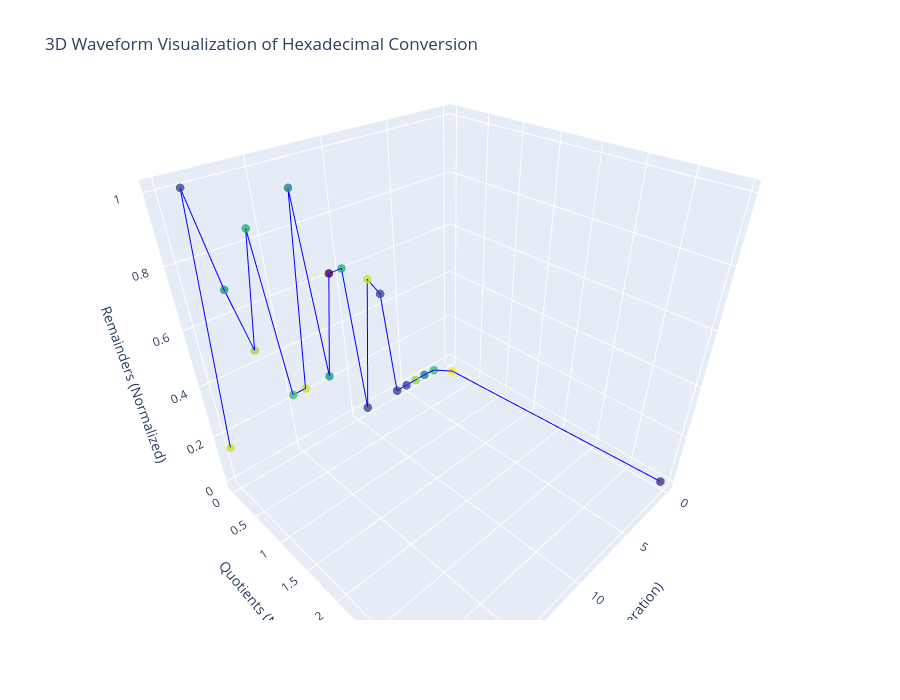

Notebook code for this chart:
### Code cell
import plotly.graph_objects as go

def create_3d_wave(quotients, remainders, hex_digits):
    x = list(range(len(quotients)))
    y = quotients
    z = remainders

    fig = go.Figure()
    fig.add_trace(go.Scatter3d(
        x=x, y=y, z=z,
        mode='markers+lines',
        marker=dict(size=5, color=hex_digits, colorscale='Viridis', opacity=0.8),
        line=dict(color='blue', width=2),
        name="3D Wave"
    ))

    fig.update_layout(
        title="3D Waveform Visualization of Hexadecimal Conversion",
        scene=dict(
            xaxis_title="Step (Iteration)",
            yaxis_title="Quotients (Normalized)",
            zaxis_title="Remainders (Normalized)"
        ),
        height=700,
        width=900
    )

    return fig

def normalize(values, scale_factor):
    return [value / scale_factor for value in values]

# Data
quotients = [
    3.444582659515257e+24, 2.1528641621970357e+23, 1.3455401013731473e+22,
    840962563358217100000, 52560160209888570000, 3285010031118035500,
    205313125819877220, 12832070363742326, 802004397733895, 50125274858368,
    3132829678648, 195801854915, 12237615932, 764850995, 47803187,
    2987699, 186731, 11670, 729, 45, 2
]
remainders = [
    0, 0, 0, 0, 0, 0, 0, 6, 7, 0, 8, 8, 3, 12, 3, 3, 11, 6, 9, 13, 2
]
hex_digits = [
    int(digit, 16) for digit in "2D96B333C38076C98B73C7"  # Convert hex digits to integers for coloring
]

# Normalize values
scale_factor = 1e24
normalized_quotients = normalize(quotients, scale_factor)
normalized_remainders = normalize(remainders, max(remainders) if max(remainders) > 0 else 1)

# Generate and display the 3D wave
fig = create_3d_wave(normalized_quotients, normalized_remainders, hex_digits)
fig.show()

### Figure 1 — Plotly figure (JSON) as saved in the notebook; plotly's stock layout.template omitted (floating-point values rounded to 4 significant figures)
{"data": [{"line": {"color": "blue", "width": 2}, "marker": {"color": [2, 13, 9, 6, 11, 3, 3, 3, 12, 3, 8, 0, 7, 6, 12, 9, 8, 11, 7, 3, 12, 7], "colorscale": [[0, "#440154"], [0.1111, "#482878"], [0.2222, "#3e4989"], [0.3333, "#31688e"], [0.4444, "#26828e"], [0.5556, "#1f9e89"], [0.6667, "#35b779"], [0.7778, "#6ece58"], [0.8889, "#b5de2b"], [1, "#fde725"]], "opacity": 0.8, "size": 5}, "mode": "markers+lines", "name": "3D Wave", "type": "scatter3d", "x": [0, 1, 2, 3, 4, 5, 6, 7, 8, 9, 10, 11, 12, 13, 14, 15, 16, 17, 18, 19, 20], "y": [3.445, 0.2153, 0.01346, 0.000841, 5.256e-05, 3.285e-06, 2.053e-07, 1.283e-08, 8.02e-10, 5.013e-11, 3.133e-12, 1.958e-13, 1.224e-14, 7.649e-16, 4.78e-17, 2.988e-18, 1.867e-19, 1.167e-20, 7.29e-22, 4.5e-23, 2e-24], "z": [0, 0, 0, 0, 0, 0, 0, 0.4615, 0.5385, 0, 0.6154, 0.6154, 0.2308, 0.9231, 0.2308, 0.2308, 0.8462, 0.4615, 0.6923, 1, 0.1538]}], "layout": {"height": 700, "scene": {"aspectmode": "auto", "aspectratio": {"x": 1, "y": 1, "z": 1}, "camera": {"center": {"x": 0, "y": 0, "z": 0}, "eye": {"x": 0.9898, "y": 0.9898, "z": 0.9898}, "projection": {"type": "perspective"}, "up": {"x": 0, "y": 0, "z": 1}}, "xaxis": {"title": {"text": "Step (Iteration)"}, "type": "linear"}, "yaxis": {"title": {"text": "Quotients (Normalized)"}, "type": "linear"}, "zaxis": {"title": {"text": "Remainders (Normalized)"}, "type": "linear"}}, "title": {"text": "3D Waveform Visualization of Hexadecimal Conversion"}, "width": 900}}
